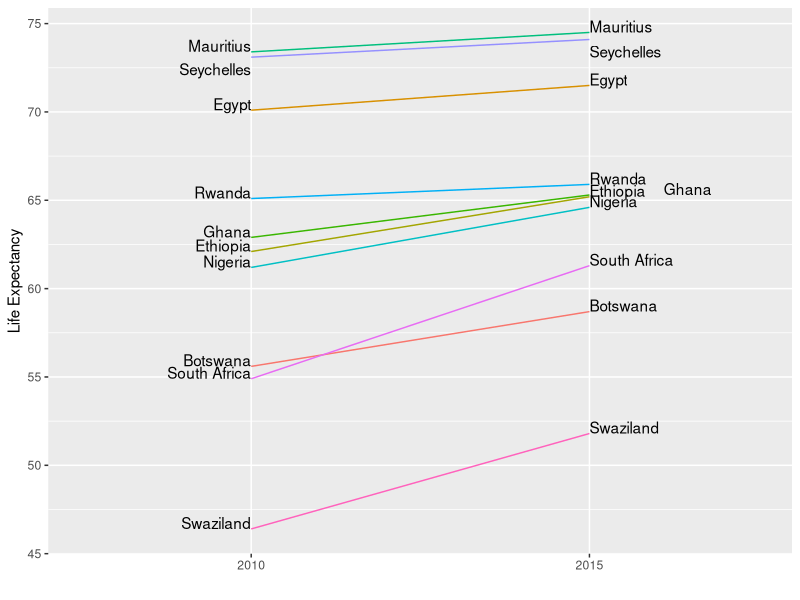

Write the R code that produced this figure.
library(tidyverse)
library(dslabs)
library(ggrepel)
data(gapminder)
countries<-c("Egypt","Nigeria","Tunsia","South Africa",
             "Rwanda","Botswana","Ethiopia",
             "Swaziland","Seychelles","Ghana",
             "Mauritius")
gapminder%>%filter(year%in%c(2010,2015)&
                     country%in%countries)%>%
  mutate(location=ifelse(year==2010,1,2),
         location=ifelse(year==2015&country=="Ghana",location+0.22,location),
hjust=ifelse(year==2010,1,0),
vjust=ifelse(country=="Seychelles",1.5,0))%>%
  mutate(year=as.factor(year))%>%
  ggplot(aes(year,life_expectancy,group=country))+
  geom_line(aes(col=country),show.legend=F)+
  geom_text(aes(x=location,label=country,hjust=hjust,vjust=vjust))+
  labs(x=(""),y=("Life Expectancy"))
